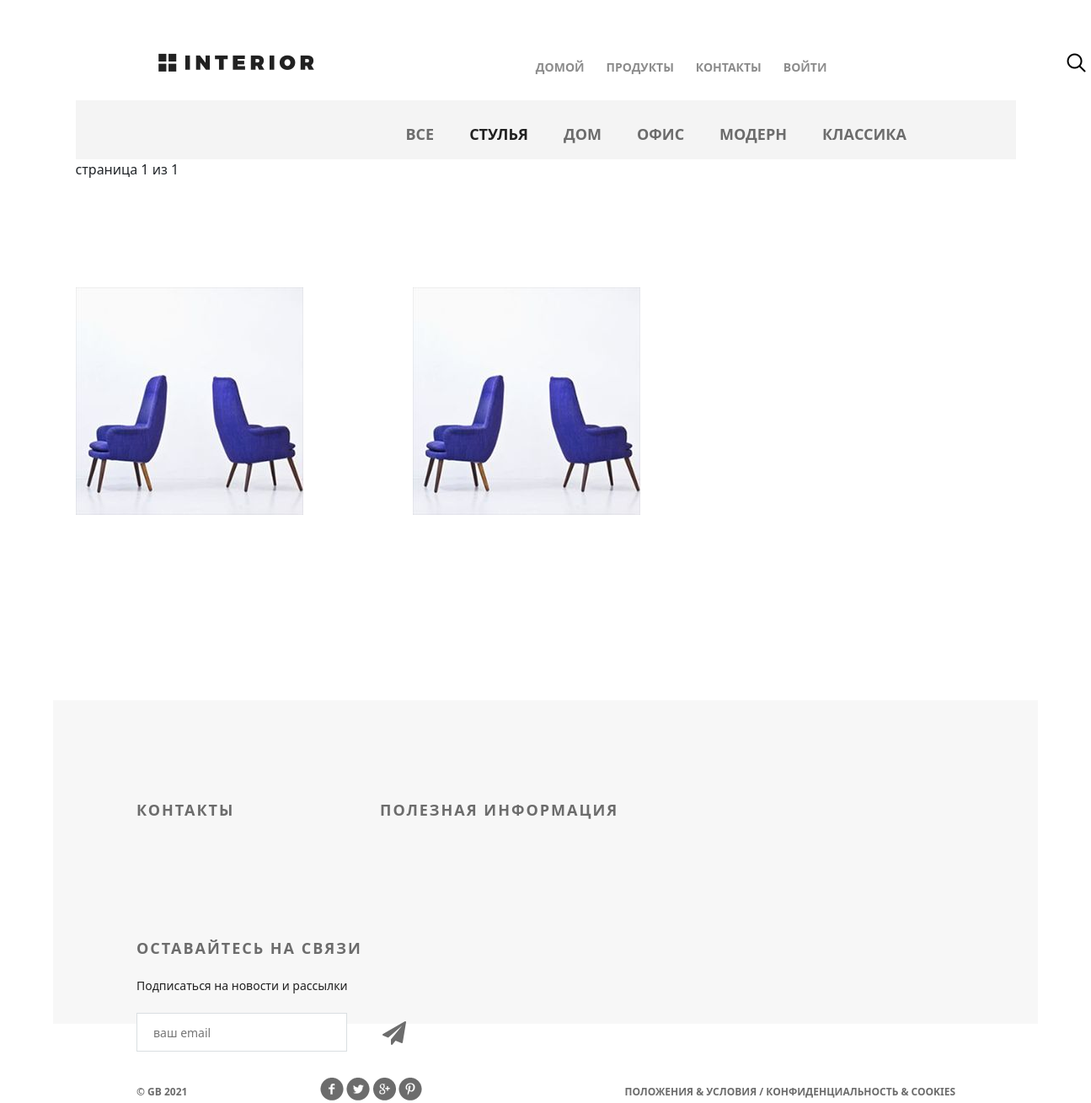
The page /products/1/ on the database its author committed.
### mainapp/models.py (models this page shows, shortened)
class ProductCategory(models.Model):
    name = models.CharField(
        max_length=64,
        unique=True,
        verbose_name='имя'
    )
    description = models.TextField(
        verbose_name='описание',
        blank=True
    )
    created_at = models.DateTimeField(
        auto_now_add=True
    )
    updated_at = models.DateTimeField(
        auto_now=True
    )
    is_active = models.BooleanField(
        verbose_name='активна',
        default=True
    )

class Product(models.Model):
    category = models.ForeignKey(
        ProductCategory,
        on_delete=models.CASCADE
    )
    name = models.CharField(
        verbose_name='имя товара',
        max_length=128,
    )
    image = models.ImageField(
        upload_to='products_images',
        blank=True,
    )
    short_desc = models.CharField(
        verbose_name='краткое описание',
        max_length=60,
        blank=True
    )
    description = models.TextField(
        verbose_name='название товара',
        blank=True,
    )
    price = models.DecimalField(
        max_digits=8,
        decimal_places=2,
    )
    quantity = models.PositiveIntegerField(
        verbose_name='количество товара на кладе',
        default=0,
    )
    is_active = models.BooleanField(
        verbose_name='активна',
        default=True
    )

### mainapp/views.py (the view, shortened to what this page needs)
# urls.py: path('products/', include('mainapp.urls', namespace='products')),
def products(request, pk=None, page=1):
    title = 'каталог'
    links_page = [
        {'href': 'main', 'name': 'домой'},
        {'href': 'products:index', 'name': 'товары'},
        {'href': 'contacts', 'name': 'контакты'},
    ]
    links_menu = ProductCategory.objects.all()
    products = Product.objects.filter(category__pk=pk, is_active=True, category__is_active=True, quantity__gte=1).order_by(
                'price')
    hot_product = get_hot_product()
    same_product = get_same_product(hot_product)
    if pk is not None:
        if pk == 0:
            category = {'pk': 0, 'name': 'все'}
            products = Product.objects.filter(is_active=True, category__is_active=True, quantity__gte=1).order_by(
                'price')
        else:
            category = get_object_or_404(ProductCategory, pk=pk)
            products = Product.objects.filter(
                category__pk=pk,
                is_active=True,
                category__is_active=True,
                quantity__gte=1,
            ).order_by('price')
        paginator = Paginator(products, 2)
        try:
            products_paginator = paginator.page(page)
        except PageNotAnInteger:
            products_paginator = paginator.page(1)
        except EmptyPage:
            products_paginator = paginator.page(paginator.num_pages)
        context = {
            'title': title,
            'links_menu': links_menu,
            'links_page': links_page,
            'products': products_paginator,
            'category': category,
            'hot_product': hot_product,
            'same_product': same_product,
        }
        return render(request, 'mainapp/category_products.html', context=context)

### basketapp/context_processors.py (called while the page is built)
def basket(request):
    print(f'context processor basket works')
    basket = []
    if request.user.is_authenticated:
       basket = Basket.objects.filter(user=request.user)
    return {
       'basket': basket,
    }

### mainapp/views.py (called while the page is built)
def get_hot_product():
    product = Product.objects.all()
    return random.sample(list(product), 1)[0]

def get_same_product(hot_product):
    same_product = Product.objects.filter(category=hot_product.category).exclude(pk=hot_product.pk)[:3]
    return same_product

### mainapp/templates/mainapp/category_products.html (shortened to what this page needs)
{% extends 'geekshop/base.html' %}
{% load static %}
{% block content%}
<div class="hero-white">
    {% include 'geekshop/includes/menu.html' %}
</div>
<div class="details">
    <div class="links clearfix">
        <ul class="links-menu">
            <li>
                <a href="{% url 'products:category' 0 %}"
                   class="">
                    все
                </a>
            </li>
            {% for link in links_menu %}
            <li>
                <a href="{% url 'products:category' link.pk %}"
                   class="{% if request.resolver_match.kwargs.pk|add:'0' == link.pk %}
                        active
                      {% endif %}">
                    {{ link.name }}
                </a>
            </li>
            {% endfor %}
        </ul>
    </div>
    {% include 'mainapp/includes/products_list.html' %}
</div>
{% endblock %}

### mainapp/templates/mainapp/includes/products_list.html (shortened to what this page needs)
{% load static %}
<div class="products_list">
    <div class="title clearfix">
        <div class="paginator">
            <span class="current">
            страница {{ products.number }} из
            {{ products.paginator.num_pages }}
          </span>
        </div>
    </div>
</div>
<div class="related-products clearfix">
    {% for product in products %}
    <div class="block">
        <a href="{% url 'products:product' product.pk %}">
            <img src="/media/{{ product.image }}" alt="{{ product.short_desc }}">
        </a>
    </div>
    {% endfor %}
</div>

### geekshop/static/geekshop/style.css (style rules this page uses)
* { margin: 0; padding: 0; }
body { font-family: 'Montserrat', sans-serif; }
html, body { height: 100%; }
.clearfix:after { content: ""; display: block; clear: both; }
.title { height: 152px; margin-right: 15px; }
.hero-white { background-color: #fff; height: 119px; padding-left: 98px; padding-right: 211px; position: relative; }
.links { height: 70px; background-color: #f4f4f4; position: relative; padding-left: 360px; }
.links-menu { margin: 27px auto 0px; position: absolute; }
.links-menu li { float: left; list-style-type: none; padding-right: 42px; }
.links-menu li a { text-decoration: none; color: #6c6c6c; font-size: 18px; font-weight: 700; text-transform: uppercase; }
.links-menu .active { color: #212121; font-size: 18px; font-weight: 700; }
.related-products { margin-bottom: 120px; }
.related-products .block a img { float: left; }
.related-products .block { float: left; margin-right: 30px; display: block; height: 370px; width: 370px; position: relative; }

### rows shown on the page
ProductCategory: name "СТУЛЬЯ"
ProductCategory: name "ДОМ"
ProductCategory: name "ОФИС"
ProductCategory: name "МОДЕРН"
ProductCategory: name "КЛАССИКА"
Product: image (picture)
Product: image (picture)

### other values the page prints
{{ products.number }} "1"
{{ products.paginator.num_pages }} "1"
